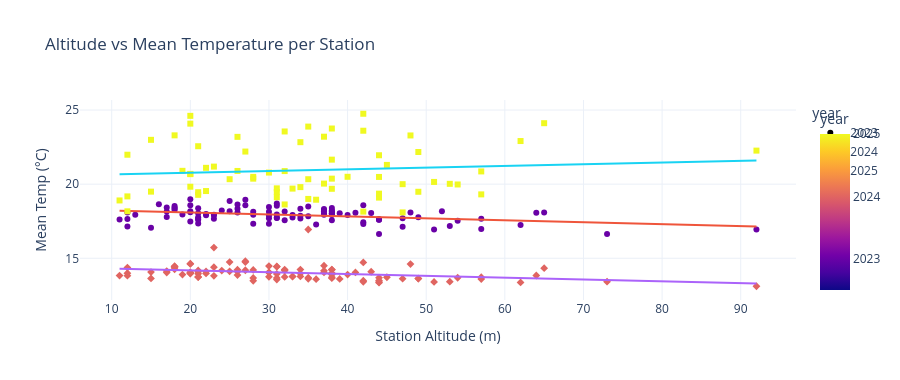

The notebook cell saved with this chart:
### Code cell
# ── Visual 8: Altitude vs mean temperature per station ────────────────────────
stn_agg = (
    df.groupby(['ID','LATITUDE','LONGITUDE','ALTITUDE','year'])['temp_c']
      .mean().reset_index().rename(columns={'temp_c':'mean_temp_c'})
)

fig_alt = px.scatter(
    stn_agg, x='ALTITUDE', y='mean_temp_c',
    color='year', symbol='year',
    trendline='ols',
    color_discrete_sequence=px.colors.qualitative.Set2,
    labels={'ALTITUDE':'Station Altitude (m)', 'mean_temp_c':'Mean Temp (°C)'},
    title='Altitude vs Mean Temperature per Station',
    template='plotly_white', height=380
)
fig_alt.show()
